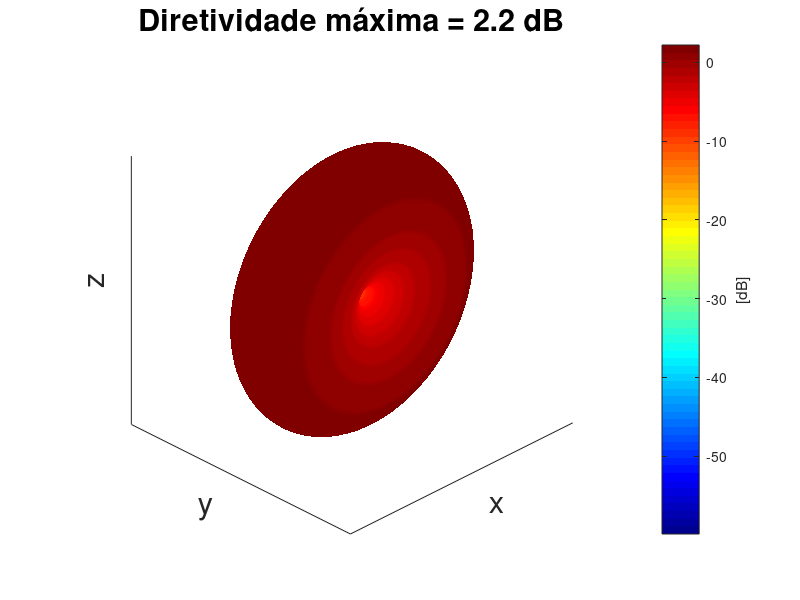

Write MATLAB code to recreate this figure.
function saveIdealDipoleDirectivity()
  c = 299792458;
  f = 433e6;
  eta = 120*pi;
  w = 2*pi*f;
  lambda = c/f;
  k = w/c;

  fontsize = 20.0;

  %P_in = 1;
  %C_in = 2.435;
  %I_0 = sqrt(P_in/C_in/eta*8*pi);

  dipole_length = 0.5;
  L = dipole_length*lambda;
  theta = linspace(1e-3, pi-1e-3, 90);
  phi = linspace(-pi, pi, 90);
  [THETA, PHI] = meshgrid(theta, phi);

  A = eta/2/pi;
  C = cos(k*L/2*cos(THETA)) - cos(k*L/2);
  E = sin(THETA);
  rE = A .* C ./ E;
  rE(THETA==0) = 0;
  rE = abs(rE);

##  W_ar = 1/2/eta*rE.*rE;
##  C = cos(k*L/2*cos(theta)) - cos(k*L/2);
##  D = C.*C ./ sin(theta) * pi/(length(theta)-1);
##  D(theta==0) = 0;
##  P_in = eta/4/pi*sum(D)/radiatedPower;
##  I_0 = 1/sqrt(P_in);
##  rE *= 1000*I_0;

##  min_rE = min(min(rE));
##  max_rE = max(max(rE));
  C = cos(k*L/2*cos(theta)) - cos(k*L/2);

  U = rE.*rE/2/eta;
##  P_rad = sum(sum(U.*sin(THETA)))*pi/length(theta)*2*pi/length(phi);
  P_rad = eta/4/pi*sum(C.*C./sin(theta))*pi/length(theta)
  U_iso = P_rad/4/pi;
  D = U/U_iso;
  D_dB = 10*log10(D);

  XX = D.*sin(THETA).*cos(PHI);
  YY = D.*sin(THETA).*sin(PHI);
  ZZ = D.*cos(THETA);

  figure('visible', 'on');
  hold on;

  h = surf(XX, YY, ZZ, D_dB, 'linestyle', 'none', 'facecolor', 'interp');
  rotate(h, [0 1 0], 90);
  rotate(h, [0 0 1], 90);

  xlabel('x');
  ylabel('y');
  zlabel('z');
  xticks([]);
  yticks([]);
  zticks([]);
  grid on;
  colormap jet;
  cb = colorbar;
  ylabel(cb, '[dB]');
  axis equal;
  view(-45,30);
  set(gca, 'fontsize', fontsize);
  title(['Diretividade máxima = ', num2str(max(max(D_dB)),2), ' dB']);

  dipole_length = strjoin(strsplit(num2str(dipole_length), '.'), '-');
##  in = input("Enter 1 to continue\nEnter 2 to cancel\n");
##  if in==1
    saveas(gcf, ['rE ', dipole_length, '.png']);
##  end
end
